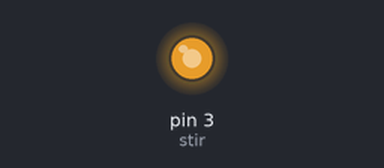
Recording of a sketch running on a simulated Arduino Uno, built with avr-gcc and run on an emulated ATmega328P. Shown: output pins drawn as LEDs (lit = HIGH).

Above: at 0.1 s.
Timing chart, 0 to 1.6 s (numbered marks = the images above):
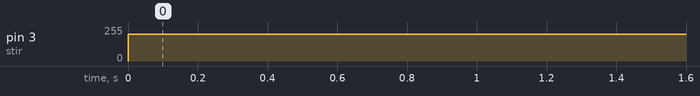

The sketch:

Stirring.ino
```cpp
const int stir = 3;

void setup() {
  // put your setup code here, to run once:
pinMode(stir, OUTPUT);
}

void loop() {
  // put your main code here, to run repeatedly:
analogWrite(stir, 200);
}
```

Measured:
- by itself, pin 3 (stir): 0/255 → 200/255 at 0.00 s
